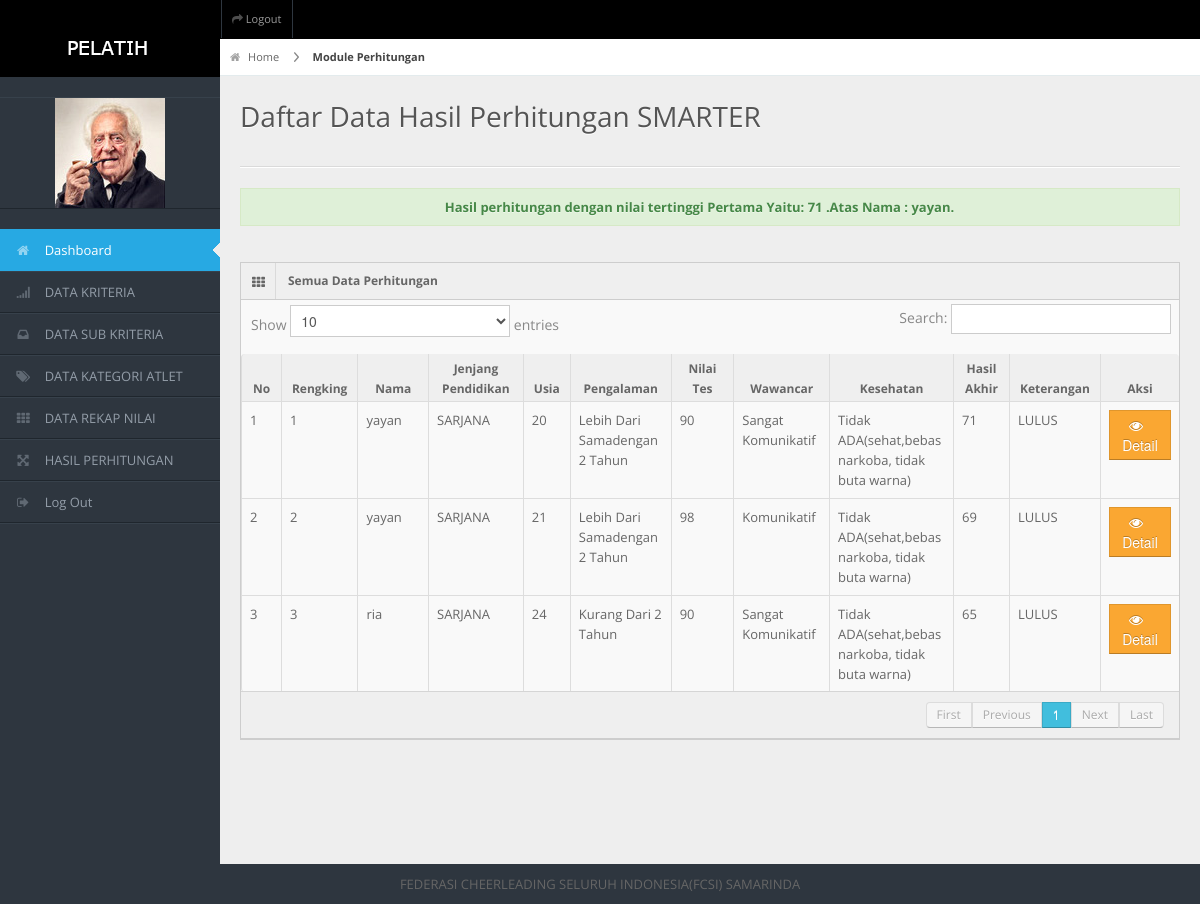
The page /spkpimpinan/frame.php?load=hasil (signed in) on the database its author committed.
### tables this page shows
CREATE TABLE `hasil` (
  `id_calon` varchar(30) NOT NULL,
  `nama` varchar(50) NOT NULL,
  `thn_hitung` varchar(30) NOT NULL,
  `jpendidikan` varchar(40) NOT NULL,
  `usia` int(30) NOT NULL,
  `pengalaman` varchar(30) NOT NULL,
  `nilaites` double NOT NULL,
  `wawancara` varchar(40) NOT NULL,
  `kesehatan` varchar(50) NOT NULL,
  `nreal` double NOT NULL,
  `rank` double NOT NULL,
  `n1` double NOT NULL,
  `n2` double NOT NULL,
  `n3` double NOT NULL,
  `n4` double NOT NULL,
  `h1` double NOT NULL,
  `h2` double NOT NULL,
  `h3` double NOT NULL,
  `h4` double NOT NULL,
  `h5` double NOT NULL,
  `h6` double NOT NULL,
  `ket` varchar(20) NOT NULL,
  `u1` double NOT NULL,
  `u2` double NOT NULL,
  `u3` double NOT NULL,
  `u4` double NOT NULL,
  `u5` double NOT NULL,
  `u6` double NOT NULL,
  PRIMARY KEY (`id_calon`)
);

### spkpimpinan/data/hasil/view.php (the view, shortened to what this page needs)
<div id="content-header">
   <div id="breadcrumb"> <a href="?load=dashboard" title="Go to Home" class="tip-bottom"><i class="icon-home"></i> Home</a> <a href="?load=jadwal" class="current">Module Perhitungan</a> </div>
   <h1>Daftar Data Hasil Perhitungan SMARTER</h1>
 </div>
 <div class="container-fluid">
   <hr>
<div class="alert alert-success">
		<?php
		$SQL2=mysqli_query($koneksi,"SELECT * FROM hasil order by rank DESC");
		   $_data2=mysqli_fetch_array($SQL2);
					echo"<center><b> Hasil perhitungan dengan nilai tertinggi Pertama Yaitu: $_data2[rank] .Atas Nama : $_data2[nama].</b></center>
			";
			?>
</div>
   <div class="row-fluid">
     <div class="span12">
       <div class="widget-box">
         <div class="widget-title"> <span class="icon"><i class="icon-th"></i></span>
           <h5>Semua Data Perhitungan</h5>
         </div>
	  <div style="overflow-x:auto;">
         <div class="widget-content nopadding">
           <table class="table table-bordered data-table">
             <thead>
               <tr>
                 <th width="5%" height="58">No</th>
			  <th width="2%">Rengking</th>
                 <th width="14%">Nama</th>
                  <th width="13%">Jenjang Pendidikan</th>
			    <th width="5%">Usia</th>
				 <th width="13%">Pengalaman</th>
				  <th width="13%">Nilai Tes</th>
				   <th width="13%">Wawancar</th>
				    <th width="15%">Kesehatan</th>
                 <th width="13%">Hasil Akhir</th>
			   <th width="13%">Keterangan</th>
                 <th width="20%">Aksi</th>
               </tr>
             </thead>
             <tbody>
              <?php
		   $SQL=mysqli_query($koneksi,"SELECT * FROM hasil order by rank DESC");
		   $no=1;
		   while($_data=mysqli_fetch_array($SQL)){
			   echo"
			  <tr class='$class'>
                 <td>$no</td>
			  <td>$no</td>
			  <td>$_data[nama] </td>
			  <td>$_data[jpendidikan] </td>
			  <td>$_data[usia] </td>
			  <td>$_data[pengalaman] </td>
			  <td>$_data[nilaites] </td>
			  <td>$_data[wawancara] </td>
			  <td>$_data[kesehatan] </td>
				<td>$_data[rank] </td>
				<td>$_data[ket]</td>
                 <td class='center'>
			    <a href='?load=hasil&action=edit&id=$_data[id_calon]'><button class='btn btn-warning '> <i class='icon-eye-open'></i> &nbsp; Detail</button></a>
          </td>
               </tr>
			   ";
			  $no++; }
		   ?>
             </tbody>
           </table>
         </div>
         </div>
       </div>
     </div>
   </div>
 </div>

### spkpimpinan/css/matrix-style.css (style rules this page uses)
* { outline:none !important; -moz-outline: none !important; }
html, body { height:100% }
body { overflow-x: hidden; margin-top: -10px; font-family: 'Open Sans', sans-serif; font-size:13px; color:#666; }
a { color:#666; }
select, textarea, input[type="text"], input[type="password"], input[type="datetime"], input[type="datetime-local"], input[type="date"], input[type="month"], input[type="time"], input[type="week"], input[type="number"], input[type="email"], input[type="url"], input[type="search"], input[type="tel"], input[type="color"], .uneditable-input, .label, .dropdown-menu, .btn, .well, .progress, .table-bordered, .btn-group > .btn:first-child, .btn-group > .btn:last-child, .btn-group > .btn:last-child, .btn-group > .dropdown-toggle, .alert { border-radius:0px; }
.btn, textarea, input[type="text"], input[type="password"], input[type="datetime"], input[type="datetime-local"], input[type="date"], input[type="month"], input[type="time"], input[type="week"], input[type="number"], input[type="email"], input[type="url"], input[type="search"], input[type="tel"], input[type="color"], .uneditable-input { box-shadow:none; }
.progress, .progress-success .bar, .progress .bar-success, .progress-warning .bar, .progress .bar-warning, .progress-danger .bar, .progress .bar-danger, .progress-info .bar, .progress .bar-info, .btn, .btn-primary { background-image:none; }
hr { border-top-color:#dadada; }
#content-header { position: abslute; width: 100%; margin-top: -38px; z-index: 20; }
#content-header h1 { color: #555555; font-size: 28px; font-weight: normal; float: none; text-shadow: 0 1px 0 #ffffff; margin-left: 20px; position: relative; }
#content-header h1, #content-header .btn-group { margin-top: 20px; }
#breadcrumb { background-color: #fff; border-bottom: 1px solid #e3ebed; }
#breadcrumb a { padding: 8px 20px 8px 10px; display: inline-block; background-image: url('../img/breadcrumb.png'); background-position: center right; background-repeat: no-repeat; font-size: 11px; color: #666666; }
#breadcrumb a:last-child { background-image:none; }
#breadcrumb a.current { font-weight: bold; color: #444444; }
#breadcrumb a i { margin-right: 5px; opacity: .6; }
.stat-boxes .peity_bar_good, .stat-boxes .peity_line_good, { color: #459D1C; }
.widget-box { background: none repeat scroll 0 0 #F9F9F9; border-left: 1px solid #CDCDCD; border-top: 1px solid #CDCDCD; border-right: 1px solid #CDCDCD; clear: both; margin-top: 16px; margin-bottom: 16px; position: relative; }
.widget-title, .modal-header, .table th, div.dataTables_wrapper .ui-widget-header { background:#efefef; border-bottom: 1px solid #CDCDCD; height: 36px; }
.widget-title span.icon { padding: 9px 10px 7px 11px; float: left; border-right:1px solid #dadada; }
.widget-title h5 { color: #666; float: left; font-size: 12px; font-weight: bold; padding: 12px; line-height: 12px; margin: 0; }
.widget-content { padding:15px; border-bottom: 1px solid #cdcdcd; }
.table th { height: auto; font-size: 12px; padding: 5px 10px 2px; border-bottom: 0; text-align: center; color: #666666; }
.nopadding { padding: 0 !important; }
.nopadding .table { margin-bottom: 0; }
.nopadding .table-bordered { border: 0; }

### spkpimpinan/css/matrix-media.css (style rules this page uses)
body { background:#2E363F; }

### rows shown on the page
hasil: rank "71", nama "yayan", jpendidikan "SARJANA", usia "20", pengalaman "Lebih Dari Samadengan 2 Tahun", nilaites "90", wawancara "Sangat Komunikatif", kesehatan "Tidak ADA(sehat,bebas narkoba, tidak buta warna)", ket "LULUS"
hasil: nama "yayan", jpendidikan "SARJANA", usia "21", pengalaman "Lebih Dari Samadengan 2 Tahun", nilaites "98", wawancara "Komunikatif", kesehatan "Tidak ADA(sehat,bebas narkoba, tidak buta warna)", rank "69", ket "LULUS"
hasil: nama "ria", jpendidikan "SARJANA", usia "24", pengalaman "Kurang Dari 2 Tahun", nilaites "90", wawancara "Sangat Komunikatif", kesehatan "Tidak ADA(sehat,bebas narkoba, tidak buta warna)", rank "65", ket "LULUS"
